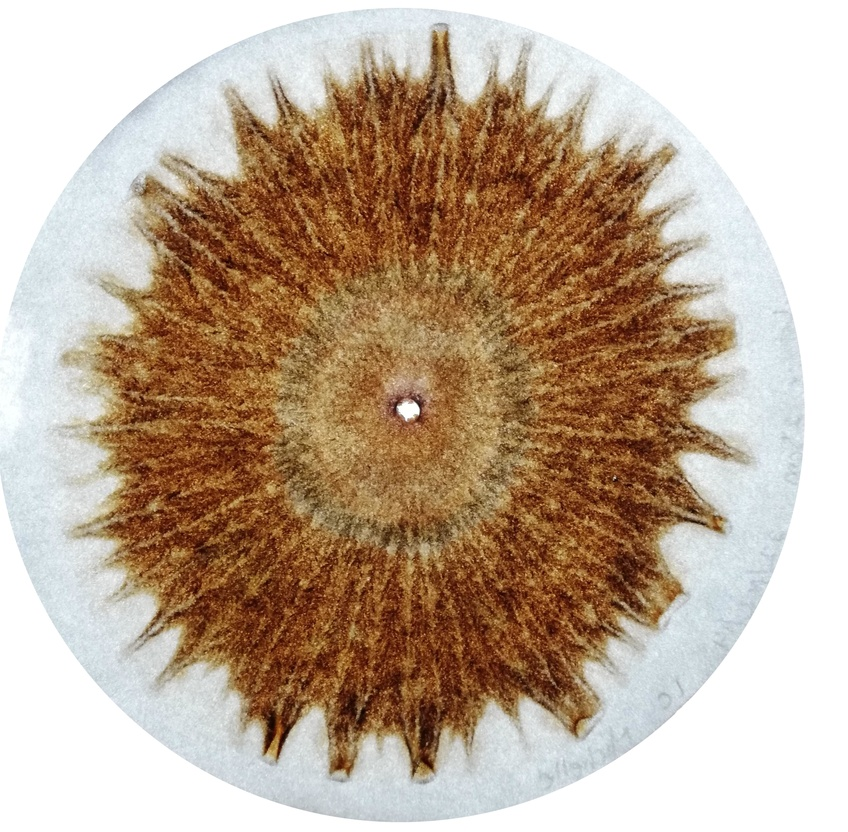
#> input picture uploads/time_Dec042019_10_41_25.jpg, 848 x 832 px, shrunk from 3448 x 3384 before the run
$ python -i Colores.py   (imports and definitions only)
#> lines starting #> are read from the running program, lines starting #| are printed output that depends on the picture; after the words box and inside, x2 and y2 are one past the last pixel; in counts of white or black regions, pixels touching at a corner belong together
#> further down, picture is the input picture: shape (832, 848, 3); mean B, G, R 149.7, 169.2, 190.1
### Metodos.py
import cv2
import numpy as np
import matplotlib
import math
from matplotlib.pyplot import imshow
from matplotlib import pyplot as plt

def buscar_dientes(imgColor, imgGray):
    # cv2.imshow( "Titulo", imgColor )
    # cv2.waitKey()
    #kernel
    kernel = cv2.getStructuringElement(cv2.MORPH_ELLIPSE,(8,8))
    #Binarizacion
    umbral = cv2.threshold(imgGray,0,255,cv2.THRESH_BINARY+cv2.THRESH_OTSU)[0]
    imgBinarizada = cv2.threshold(imgGray, umbral, 255, cv2.THRESH_BINARY)[1]
    cv2.imwrite('binarizada.png', imgBinarizada)
    erocion = cv2.erode(imgBinarizada, kernel, iterations=7)
    contours = cv2.findContours(erocion,1,2)[0]
    i = 0
    for cnt in contours:
        # cnt_len = cv2.arcLength(cnt, True)
        approx = cv2.approxPolyDP(cnt, 0.01*cv2.arcLength(cnt,True), True)
        # print ( cnt )
        # approx = cv2.approxPolyDP(cnt,0.01*cnt_len,True)
        if len(approx)==5:
            i+=1
            cv2.drawContours(imgColor,[cnt],0,(0,0,255),-1)
        elif len(approx)==3:
            i+=1
            cv2.drawContours(imgColor,[cnt],0,(0,0,255),-1)
        elif len(approx) == 9:
            i+=1
            cv2.drawContours(imgColor,[cnt],0,(0,0,255),-1)
    cv2.imwrite('erosion.png', erocion)
    # cv2.imwrite('dientes.png', imgColor)
    if (i > 5):
        return 1
    else:
        return 0


def detectar_lineas(imgColor):
    #img = cv2.imread('ImgMejoradas/1.jpg',0)
    #converted = convert_hls(img)
    image = cv2.cvtColor(imgColor,cv2.COLOR_BGR2HLS)
    lower = np.uint8([0, 200, 0])
    upper = np.uint8([255, 255, 255])
    white_mask = cv2.inRange(image, lower, upper)
    # yellow color mask
    lower = np.uint8([10, 0,   100])
    upper = np.uint8([40, 255, 255])
    yellow_mask = cv2.inRange(image, lower, upper)
    # combine the mask
    mask = cv2.bitwise_or(white_mask, yellow_mask)
    result = imgColor.copy()
    # cv2.imwrite('ImgGeneradas/lineas_detectadas/mask.jpg',mask)
    #cv2.imwrite('ImgGeneradas/lineas_detectadas/hls.jpg',image)

    height,width = mask.shape
    skel = np.zeros([height,width],dtype=np.uint8)      #[height,width,3]
    kernel = cv2.getStructuringElement(cv2.MORPH_CROSS, (3,3))
    temp_nonzero = np.count_nonzero(mask)
    while(np.count_nonzero(mask) != 0 ):
        eroded = cv2.erode(mask,kernel)
        #cv2.imwrite('ImgGeneradas/lineas_detectadas/erode.jpg',eroded)
        temp = cv2.dilate(eroded,kernel)
        #cv2.imwrite('ImgGeneradas/lineas_detectadas/dilate.jpg',temp)
        temp = cv2.subtract(mask,temp)
        skel = cv2.bitwise_or(skel,temp)
        mask = eroded.copy()

    # cv2.imwrite('ImgGeneradas/lineas_detectadas/skel.jpg',skel)

    edges = cv2.Canny(skel, 50, 150)
    cierre = cv2.morphologyEx(edges, cv2.MORPH_CLOSE, kernel)
    cierre = cv2.morphologyEx(cierre, cv2.MORPH_CLOSE, kernel)
    dilatacion = cv2.dilate(cierre, kernel, iterations=2)
    erosion= cv2.erode(dilatacion, kernel, iterations=1)
    cierre = cv2.morphologyEx(erosion, cv2.MORPH_CLOSE, kernel)
    apertura = cv2.morphologyEx(cierre, cv2.MORPH_OPEN, kernel)
    median = cv2.medianBlur(apertura,5)
    # [8 lines of commented-out code are left out]
    contornos = cv2.findContours(median, cv2.RETR_EXTERNAL, cv2.CHAIN_APPROX_SIMPLE)[0]

    # cv2.polylines(result,contornos,1, (0,255,0))
    # cv2.imwrite('ImgGeneradas/lineas_detectadas/result.jpg',result)

    if (len(contornos) > 500):
        return 1
    else:
        return 0


# a = cv2.imread('01.jpg',0)
# b = cv2.imread('01.jpg')

# print(buscar_dientes(b,a))

### Colores.py
import numpy as np
import Metodos as Mt
import cv2

def Encontrar_Caracteristicas(imagen):
    Blanco_Unico          = np.array( [0,0,255], np.uint8 )

    Amarillo_Ligero = np.array( [20,100,20], np.uint8 )
    Amarillo_Oscuro = np.array( [32,255,255], np.uint8 )

    Cafe_Ligero     = np.array( [13,143,26], np.uint8 )
    Cafe_Oscuro     = np.array( [21,145,59], np.uint8 )

    Rojo_Ligero1    = np.array([0,65,75], np.uint8)
    Rojo_Oscuro1    = np.array([12,255,255], np.uint8)
    Rojo_Ligero2    = np.array([240,65,75], np.uint8)
    Rojo_Oscuro2    = np.array([255,255,255], np.uint8)

    Naranja_Ligero  = np.array( [14,191,255], np.uint8 )
    Naranja_Oscuro  = np.array( [14,255,204], np.uint8 )

    Gris_Ligero     = np.array( [0,0,194], np.uint8 )
    Gris_Oscuro     = np.array( [0,0,125], np.uint8 )

    Violeta_Ligero  = np.array( [130,100,20], np.uint8 )
    Violeta_Oscuro  = np.array( [145,255,255], np.uint8 )

    Verde_Ligero    = np.array( [36,100,20], np.uint8 )
    Verde_Oscuro    = np.array( [70,255,255], np.uint8 )

    Azul_Ligero     = np.array( [100,65,75], np.uint8 )
    Azul_Oscuro     = np.array( [130, 255, 255], np.uint8 )


    # imagen          = cv2.imread('Paso_4.jpg')
    imagenHSV       = cv2.cvtColor( imagen, cv2.COLOR_BGR2HSV )
#> imagenHSV: shape (832, 848, 3); mean H, S, V 29.2, 84.8, 192.4

    # Partes de zonas
    Partes          = int(imagenHSV.shape[0]/4)

    # Zonas de la imagen
    Zona_Central    = imagenHSV[0:Partes, 0:imagenHSV.shape[1]]
#> Zona_Central: shape (208, 848, 3); mean H, S, V 27.4, 49.1, 215.9
    Zona_Interna    = imagenHSV[Partes:Partes*2, 0:imagenHSV.shape[1]]
#> Zona_Interna: shape (208, 848, 3); mean H, S, V 29.4, 118.5, 175.3
    Zona_Intermedia = imagenHSV[Partes*2:Partes*3, 0:imagenHSV.shape[1]]
#> Zona_Intermedia: shape (208, 848, 3); mean H, S, V 29.4, 122.6, 168
    Zona_Periferica = imagenHSV[Partes*3:Partes*4, 0:imagenHSV.shape[1]]
#> Zona_Periferica: shape (208, 848, 3); mean H, S, V 30.4, 49, 210.6

    maskBlanco      = cv2.inRange( Zona_Central, Blanco_Unico, Blanco_Unico )
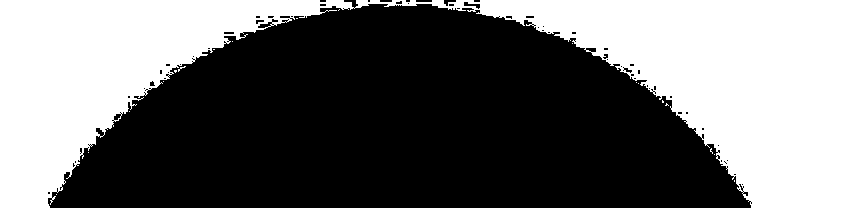
#> maskBlanco: shape (208, 848); 41.9% white; 19 white regions (18 under 20 px), largest, box (x1, y1, x2, y2) and area: (0, 0, 848, 208) 73782

    maskAmarillo    = cv2.inRange( imagenHSV, Amarillo_Ligero, Amarillo_Oscuro )
#> maskAmarillo: shape (832, 848); 0.66% white in thin lines or dots, all inside (x1, y1, x2, y2) = (91, 32, 733, 775)

    maskCafe        = cv2.inRange( imagenHSV, Cafe_Ligero, Cafe_Oscuro )
#> maskCafe: shape (832, 848); every value is 0

    maskRojo1       = cv2.inRange( imagenHSV, Rojo_Ligero1, Rojo_Oscuro1 )
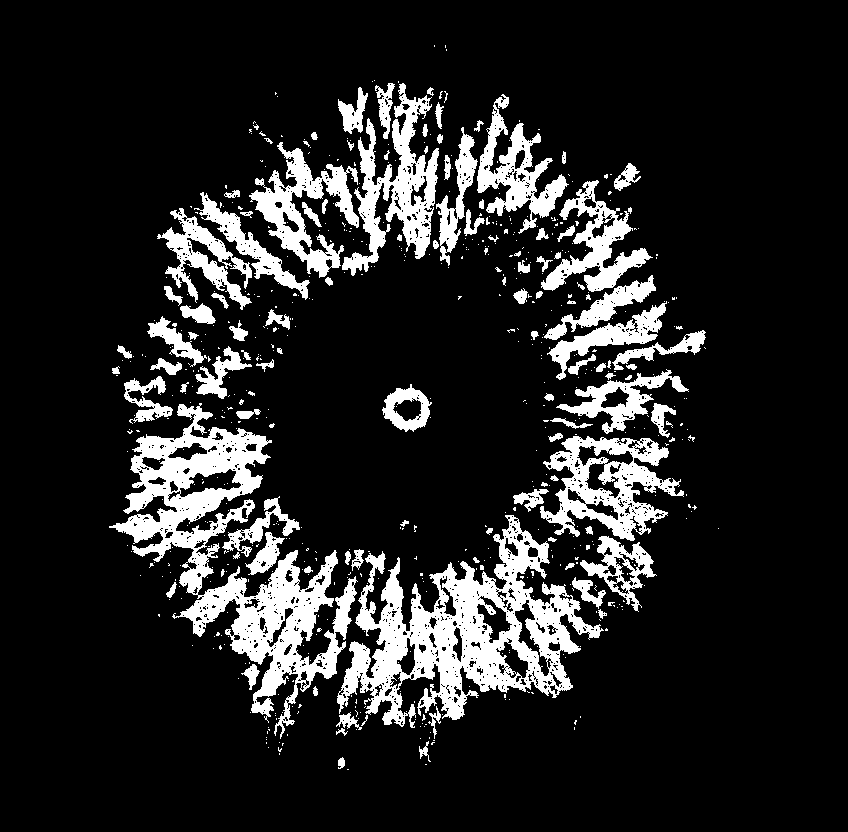
#> maskRojo1: shape (832, 848); 14.4% white; 637 white regions (528 under 20 px)
    maskRojo2       = cv2.inRange( imagenHSV, Rojo_Ligero2, Rojo_Oscuro2 )
    maskRojo        = cv2.add(maskRojo1,maskRojo2)

    maskNaranja     = cv2.inRange( imagenHSV, Naranja_Ligero, Naranja_Oscuro )

    maskGris        = cv2.inRange( imagenHSV, Gris_Ligero, Gris_Oscuro )

    maskVioleta     = cv2.inRange( imagenHSV, Violeta_Ligero, Violeta_Oscuro )

    maskVerde       = cv2.inRange( imagenHSV, Verde_Ligero, Verde_Oscuro )

    maskAzul        = cv2.inRange( imagenHSV, Azul_Ligero, Azul_Oscuro )

    Blanco          = cv2.findContours(maskBlanco, cv2.RETR_EXTERNAL, cv2.CHAIN_APPROX_SIMPLE)[1]
#> Blanco = 19 contours, 18 with area under 20; largest, box (x1, y1, x2, y2) and area: (0, 0, 848, 208) 73072
    # Blanco          = cv2.findContours(Zona_Central, cv2.RETR_EXTERNAL, cv2.CHAIN_APPROX_SIMPLE)[1]
    Amarillo        = cv2.findContours(maskAmarillo, cv2.RETR_EXTERNAL, cv2.CHAIN_APPROX_SIMPLE)[1]
#> Amarillo = 349 contours, 314 with area under 20; largest, box (x1, y1, x2, y2) and area: (277, 403, 332, 432) 234, (122, 290, 147, 333) 122, (324, 300, 342, 314) 114, (328, 436, 352, 452) 98, (320, 386, 330, 412) 86
    Cafe            = cv2.findContours(maskCafe, cv2.RETR_EXTERNAL, cv2.CHAIN_APPROX_SIMPLE)[1]
#> Cafe = []
    Rojo            = cv2.findContours(maskRojo, cv2.RETR_EXTERNAL, cv2.CHAIN_APPROX_SIMPLE)[1]
#> Rojo = 611 contours, 524 with area under 20; largest, box (x1, y1, x2, y2) and area: (337, 515, 604, 728) 24289, (109, 403, 358, 739) 23426, (540, 436, 684, 541) 8268, (342, 83, 439, 276) 6558, (249, 142, 359, 278) 4846
    Naranja         = cv2.findContours(maskNaranja, cv2.RETR_EXTERNAL, cv2.CHAIN_APPROX_SIMPLE)[1]
#> Naranja = []
    Gris            = cv2.findContours(maskGris, cv2.RETR_EXTERNAL, cv2.CHAIN_APPROX_SIMPLE)[1]
#> Gris = []
    Violeta         = cv2.findContours(maskVioleta, cv2.RETR_EXTERNAL, cv2.CHAIN_APPROX_SIMPLE)[1]
#> Violeta = []
    Verde           = cv2.findContours(maskVerde, cv2.RETR_EXTERNAL, cv2.CHAIN_APPROX_SIMPLE)[1]
#> Verde = []
    Azul            = cv2.findContours(maskAzul, cv2.RETR_EXTERNAL, cv2.CHAIN_APPROX_SIMPLE)[1]
#> Azul = []

    datos = [0, 0, 0, 0, 0, 0, 0, 0, 0, 0, 0, 0, 0, 0]

    if Blanco is not None:
        for contorno in Blanco:
            area = cv2.contourArea(contorno)
            if area > 20:
                datos[0] = 1
#> this loop made 19 passes
#> area on pass 19: 73072
#> after the loop, datos = [1, 0, 0, 0, 0, 0, 0, 0, 0, 0, 0, 0, 0, 0]

    if Amarillo is not None:
        for contorno in Amarillo:
            area = cv2.contourArea(contorno)
            if area > 20:
                datos[1] = 1
#> this loop made 349 passes
#> area on passes 9, 50, 55: 39, 70.5, 25
#> after the loop, datos = [1, 1, 0, 0, 0, 0, 0, 0, 0, 0, 0, 0, 0, 0]

    if Cafe is not None:
        for contorno in Cafe:
            area = cv2.contourArea(contorno)
            if area > 20:
                datos[2] = 1
#> this loop made 0 passes

    if Rojo is not None:
        for contorno in Rojo:
            area = cv2.contourArea(contorno)
            if area > 20:
                datos[3] = 1
#> this loop made 611 passes
#> area on passes 3, 11, 22: 46, 53, 21.5
#> after the loop, datos = [1, 1, 0, 1, 0, 0, 0, 0, 0, 0, 0, 0, 0, 0]

    if Naranja is not None:
        for contorno in Naranja:
            area = cv2.contourArea(contorno)
            if area > 20:
                datos[4] = 1

    if Gris is not None:
        for contorno in Gris:
            area = cv2.contourArea(contorno)
            if area > 20:
                datos[9] = 1

    if Violeta is not None:
        for contorno in Violeta:
            area = cv2.contourArea(contorno)
            if area > 20:
                datos[10] = 1

    if Verde is not None:
        for contorno in Verde:
            area = cv2.contourArea(contorno)
            if area > 20:
                datos[11] = 1

    if Azul is not None:
        for contorno in Azul:
            area = cv2.contourArea(contorno)
            if area > 20:
                datos[12] = 1

    imgGris = cv2.cvtColor(imagen, cv2.COLOR_BGR2GRAY)
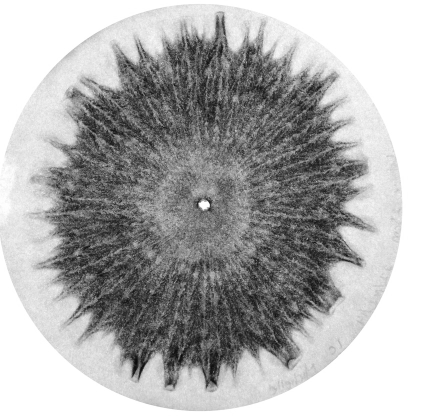
#> imgGris: shape (832, 848) (shown at 1/2 size); min 8, max 255, mean 173.3
    datos[13] = Mt.buscar_dientes(imagen, imgGris)
#> in buscar_dientes, `umbral = cv2.threshold(imgGray,0,255,cv2.THRESH_BINARY+cv2.THRESH_OTSU..`: umbral = 166
#> in buscar_dientes, `erocion = cv2.erode(imgBinarizada, kernel, iterations=7)`:
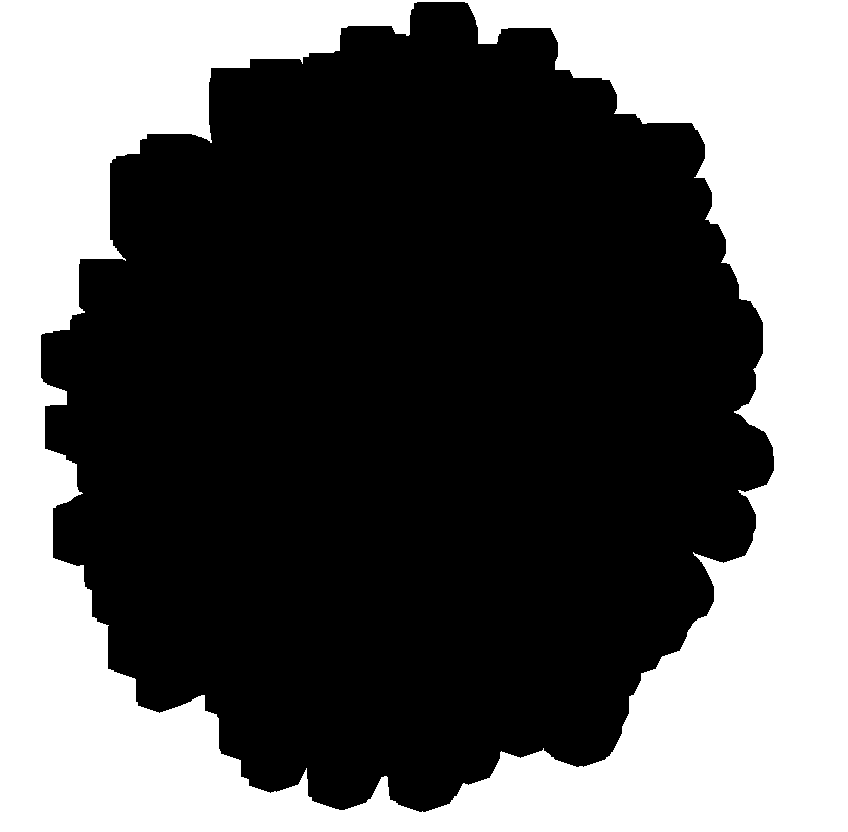
#> erocion: shape (832, 848); 38.2% white; 1 white region
#> in buscar_dientes, `contours = cv2.findContours(erocion,1,2)[0]`: contours = 2 contours; box (x1, y1, x2, y2) and area: (0, 0, 848, 832) 703857, (40, 1, 775, 813) 437320
#> the loop in buscar_dientes, `for cnt in contours:` made 2 passes
#> approx on pass 2: [[0, 0], [0, 831], [847, 831], [847, 0]]
#> after the loop in buscar_dientes, `for cnt in contours:`: i = 0
    datos[5]  = Mt.detectar_lineas(imagen)
#> in detectar_lineas, `mask = cv2.bitwise_or(white_mask, yellow_mask)`:
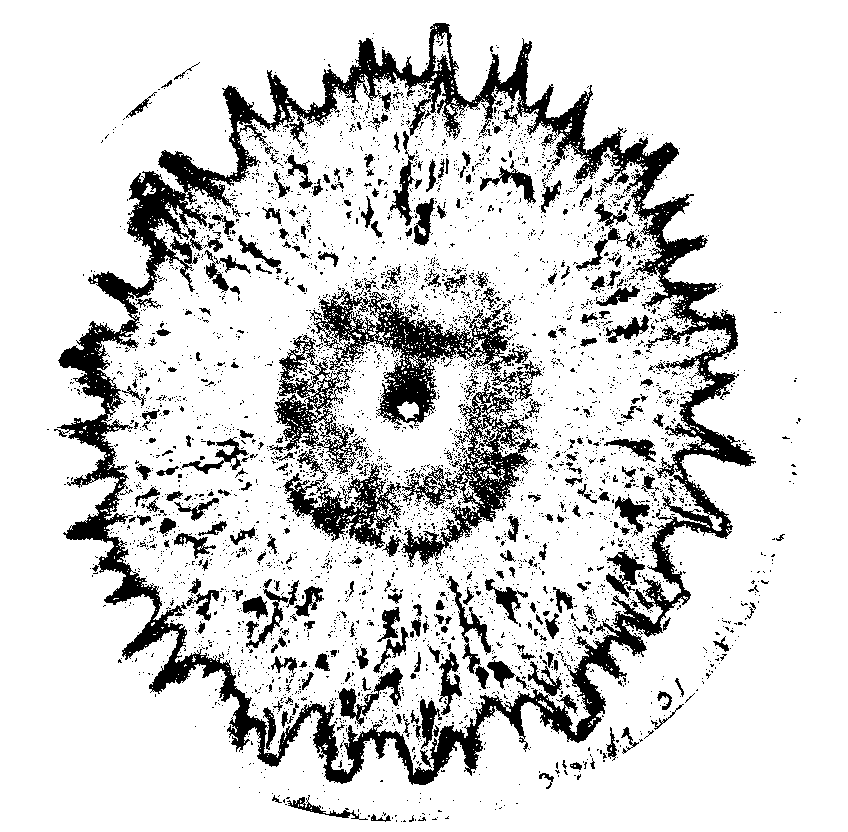
#> mask: shape (832, 848); 83.6% white; 4490 black regions (4192 under 20 px), largest, box (x1, y1, x2, y2) and area: (54, 23, 756, 785) 53205, (310, 288, 532, 430) 8303, (269, 335, 403, 549) 7671
#> in detectar_lineas, `kernel = cv2.getStructuringElement(cv2.MORPH_CROSS, (3,3))`: kernel = [[0, 1, 0], [1, 1, 1], [0, 1, 0]]
#> in detectar_lineas, `temp_nonzero = np.count_nonzero(mask)`: temp_nonzero = 589674
#> after the loop in detectar_lineas, `while(np.count_nonzero(mask) != 0 ):`:
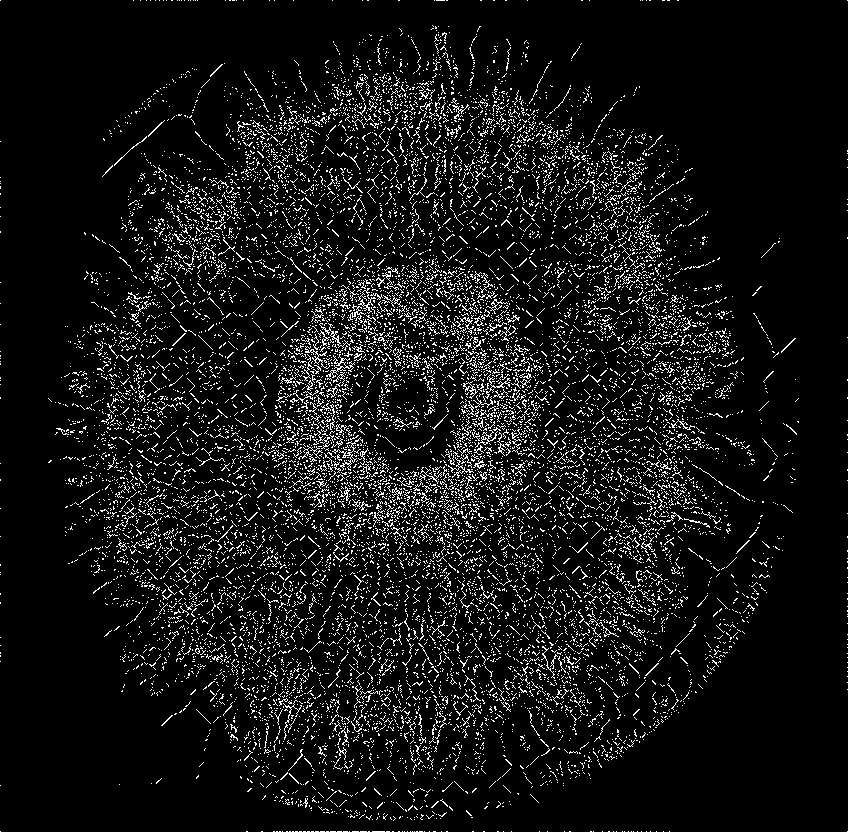
#> skel: shape (832, 848); 7.8% white in thin lines or dots
#> in detectar_lineas, `median = cv2.medianBlur(apertura,5)`:
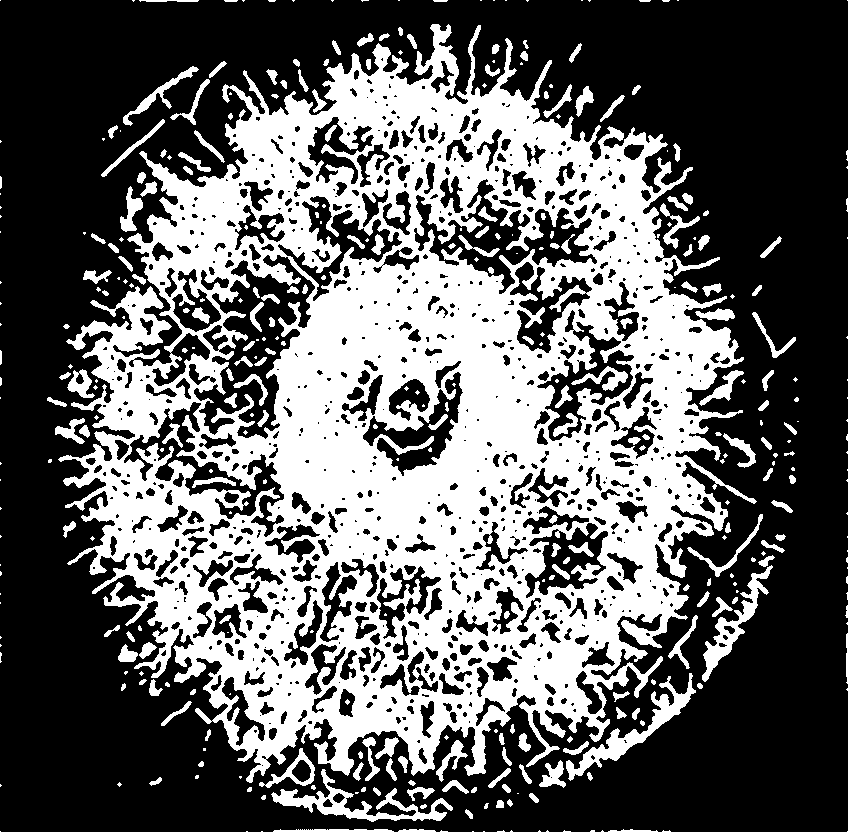
#> median: shape (832, 848); 38.9% white; 376 white regions (174 under 20 px)
#> in detectar_lineas, `contornos = cv2.findContours(median, cv2.RETR_EXTERNAL, cv2.CHAIN_APPR..`: contornos = 285 contours, 163 with area under 20; largest, box (x1, y1, x2, y2) and area: (58, 24, 757, 783) 335407, (271, 769, 453, 822) 2112, (566, 673, 696, 781) 2103, (702, 565, 773, 682) 1586, (259, 748, 315, 788) 736

    return datos

# [7 lines of commented-out code are left out]

>>> import cv2
>>> picture = cv2.imread('uploads/time_Dec042019_10_41_25.jpg')
>>> result = Encontrar_Caracteristicas(picture)
#> result = [1, 1, 0, 1, 0, 0, 0, 0, 0, 0, 0, 0, 0, 0]
